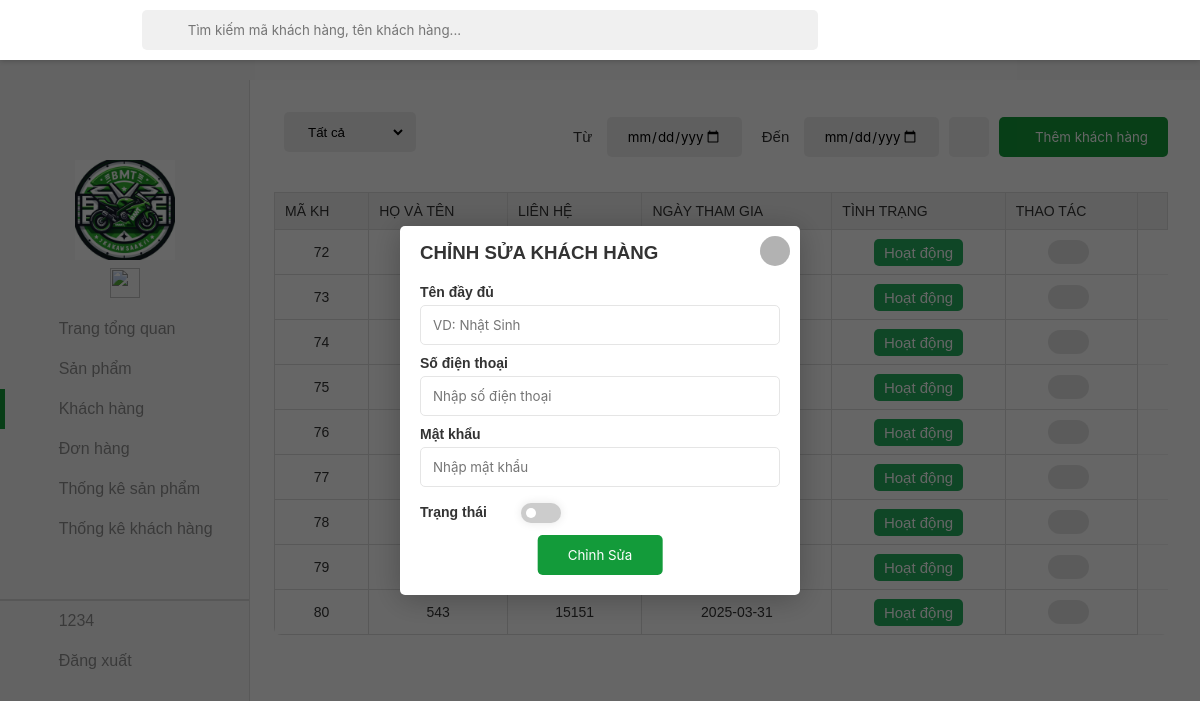
Page /khachhang/changekhachhang.php (signed in) on the committed database.
### tables this page shows
CREATE TABLE `customer` (
  `id` int(20) NOT NULL,
  `name` varchar(20) NOT NULL,
  `contact` varchar(11) NOT NULL,
  `joindate` date NOT NULL,
  `status` int(255) NOT NULL,
  `password` varchar(255) NOT NULL,
  `email` varchar(255) NOT NULL,
  `address` varchar(255) NOT NULL,
  `role` varchar(255) NOT NULL
);

### khachhang/changekhachhang.php (the view, shortened to what this page needs)
<?php
$servername = "localhost";
$username = "root";
$password = "";
$dbname = "admindoan";
$conn = new mysqli($servername, $username, $password, $dbname);
$product = null;
?>
<!DOCTYPE php>
<php lang="en">
    <head>
        <link rel="stylesheet" href="../assets/css/admin.css">
        <link href="../assets/font/font-awesome-pro-v6-6.2.0/css/all.min.css" rel="stylesheet" type="text/css" />
        <link rel="stylesheet" href="../assets/css/admin-responsive.css">
    </head>
    <body>
        <header class="header">
            <button class="menu-icon-btn">
                <div class="menu-icon">
                    <i class="fa-regular fa-bars"></i>
                </div>
            </button>
        </header>
        <div class="container">
            <aside class="sidebar open">
                <div class="top-sidebar">
                    <a href="#" class="channel-logo"><img src="../image/logo.png" alt="Channel Logo"></a>
                    <div class="hidden-sidebar your-channel"><img src=""
                            style="height: 30px;" alt="">
                    </div>
                </div>
                <div class="middle-sidebar">
                    <ul class="sidebar-list">
                        <li class="sidebar-list-item tab-content ">
                            <a href="../admin.php" class="sidebar-link">
                                <div class="sidebar-icon"><i class="fa-light fa-house"></i></div>
                                <div class="hidden-sidebar">Trang tổng quan</div>
                            </a>
                        </li>
                        <li class="sidebar-list-item tab-content">
                            <a href="../sanpham/sanpham.php" class="sidebar-link">
                                <div class="sidebar-icon"><i class="fa-thin fa-motorcycle"></i></div>
                                <div class="hidden-sidebar">Sản phẩm</div>
                            </a>
                        </li>
                        <li class="sidebar-list-item tab-content active">
                            <a href="../khachhang/khachhang.php" class="sidebar-link">
                                <div class="sidebar-icon"><i class="fa-light fa-users"></i></div>
                                <div class="hidden-sidebar">Khách hàng</div>
                            </a>
                        </li>
                        <li class="sidebar-list-item tab-content">
                            <a href="../donhang/donhang.php" class="sidebar-link">
                                <div class="sidebar-icon"><i class="fa-light fa-basket-shopping"></i></div>
                                <div class="hidden-sidebar">Đơn hàng</div>
                            </a>
                        </li>
                        <li class="sidebar-list-item tab-content">
                            <a href="../thongkesp/thongke.php" class="sidebar-link">
                                <div class="sidebar-icon"><i class="fa-light fa-chart-simple"></i></div>
                                <div class="hidden-sidebar">Thống kê sản phẩm</div>
                            </a>
                        </li>
                        <li class="sidebar-list-item tab-content">
                            <a href=".../thongkekh/thongkekh.php" class="sidebar-link">
                                <div class="sidebar-icon"><i class="fa-light fa-chart-simple"></i></div>
                                <div class="hidden-sidebar">Thống kê khách hàng</div>
                            </a>
                        </li>
                        <li class="sidebar-list-item user-logout" style="border-top: 2px solid rgba(0,0,0,0.12);">
                        <a href="#" class="sidebar-link">
                            <div class="sidebar-icon"><i class="fa-light fa-circle-user"></i></div>
                            <div class="hidden-sidebar" id="name-acc">
                                <?php echo $_SESSION['username']; ?>
                            </div>
                        </a>
                    </li>
                    <li class="sidebar-list-item user-logout">
                        <a href="../index.php" class="sidebar-link">
                            <div class="sidebar-icon"><i class="fa-light fa-arrow-right-from-bracket"></i></div>
                            <div class="hidden-sidebar" id="logoutacc">Đăng xuất</div>
                        </a>
                    </li>
                    </ul>
                </div>
            </aside>
            <main class="content">
                <div class="section">
                    <div class="admin-control">
                        <div class="admin-control-left">
                            <select name="tinh-trang-user" id="tinh-trang-user">
                                <option value="2">Tất cả</option>
                            </select>
                        </div>
                        <div class="admin-control-center">
                            <form action="" class="form-search">
                                <span class="search-btn"><i class="fa-light fa-magnifying-glass"></i></span>
                                <input id="form-search-user" type="text" class="form-search-input"
                                    placeholder="Tìm kiếm mã khách hàng, tên khách hàng...">
                            </form>
                        </div>
                        <div class="admin-control-right">
                            <form action="" class="fillter-date">
                                <div>
                                    <label for="time-start">Từ</label>
                                    <input type="date" class="form-control-date" id="time-start-user" value="" >
                                </div>
                                <div>
                                    <label for="time-end">Đến</label>
                                    <input type="date" class="form-control-date" id="time-end-user" value="">
                                </div>
                            </form>
                            <button class="btn-reset-order"><i
                                    class="fa-light fa-arrow-rotate-right"></i></button>
                            <a href="newkhachhang.php"><button id="btn-add-user" class="btn-control-large"><i
                                        class="fa-light fa-plus"></i> <span>Thêm khách hàng</span></button></a>
                        </div>
                    </div>
                    <div class="table">
                        <table width="100%">
                            <thead>
                                <tr>
                                    <td>MÃ KH</td>
                                    <td>Họ và tên</td>
                                    <td>Liên hệ</td>
                                    <td>Ngày tham gia</td>
                                    <td>Tình trạng</td>
                                    <td>Thao tác</td>
                                    <td></td>
                                </tr>
                            </thead>
                            <tbody id="show-user">
                                <?php
                                $sql = "SELECT id, name, contact, joindate, status FROM customer";
                                $result = $conn->query($sql);
                                if ($result->num_rows > 0) {
                                    while ($row = $result->fetch_assoc()) {
                                        echo "<tr>";
                                        echo "<td>" . $row["id"] . "</td>";
                                        echo "<td>" . $row["name"] . "</td>";
                                        echo "<td>" . $row["contact"] . "</td>";
                                        echo "<td>" . $row["joindate"] . "</td>";
                                        echo "<td><span class='status-" . ($row["status"] == 1 ? "complete" : "no-complete") . "'>" . ($row["status"] == 1 ? "Hoạt động" : "Bị khóa") . "</span></td>";
                                        echo "<td class='control control-table'>";
                                        echo "<a href='/changekhachhang.php?id=" . $row["id"] . "'><button class='btn-edit' id='edit-account'  >";
                                        echo "<i class='fa-light fa-pen-to-square'></i></button></a>";
                                        echo "</td>";
                                        echo "</tr>";
                                    }
                                }
                                ?>
                            </tbody>
                        </table>
                    </div>
                </div>
            </main>
        </div>
        <div class="modal signup open">
            <div class="modal-container">
                <h3 class="modal-container-title add-account-e">CHỈNH SỬA KHÁCH HÀNG</h3>
                <a href="khachhang.php"><button class="modal-close"><i class="fa-regular fa-xmark"></i></button></a>
                <div class="form-content sign-up">
                    <form action="" method="POST" class="signup-form">
                        <div class="form-group">
                            <label for="fullname" class="form-label">Tên đầy đủ</label>
                            <input id="fullname" name="fullname" type="text" placeholder="VD: Nhật Sinh" maxlength="20"
                                class="form-control" value="<?php echo htmlspecialchars($product['name']); ?>">
                        </div>
                        <div class="form-group">
                            <label for="phone" class="form-label">Số điện thoại</label>
                            <input id="phone" name="phone" type="text" placeholder="Nhập số điện thoại" maxlength="11"
                                class="form-control" value="<?php echo htmlspecialchars($product['contact']); ?>">
                        </div>
                        <div class="form-group">
                            <label for="password" class="form-label">Mật khẩu</label>
                            <input id="password" name="password" type="text" placeholder="Nhập mật khẩu" maxlength="20"
                                class="form-control" value="<?php echo htmlspecialchars($product['password']); ?>">
                        </div>
                        <div class="form-group edit-account-e">
                            <label for="user-status" class="form-label">Trạng thái</label>
                            <label for="user-status" class="switch"></label>
                        </div>
                        <button class="form-submit add-account-e" id="change-signup-button">Chỉnh Sửa</button>
                    </form>
                </div>
            </div>
        </div>
    </body>
</php>

### assets/css/admin-responsive.css (style rules this page uses)
@media only screen and (max-width: 1200px) { .admin-control-center { margin: 1rem -1rem; width: 25rem; } }
@media only screen and (max-width: 1200px) { select { margin-bottom: 10px; } }
@media only screen and (max-width: 1200px) { #tinh-trang,.form-control-date { width: 135px; } }
@media only screen and (max-width: 1200px) { .status-no-complete,.status-complete { display: inline; white-space: nowrap; } }
@media only screen and (max-width: 1200px) { .btn-reset-order { height: 40px; margin-top: 0px; } }
@media only screen and (max-width: 1200px) { .header { z-index: 100; display: flex; } }
@media only screen and (max-width: 1200px) { .form-search { position: fixed; left: 60px; top: 10px; width: 70%; z-index: 101; } }
@media only screen and (max-width: 1200px) { .sidebar { height: calc(100vh - var(--header-height)); top: var(--header-height); } }

### rows in the picture
customer: id "72", status "Hoạt động"
customer: id "73", status "Hoạt động"
customer: id "74", status "Hoạt động"
customer: id "75", status "Hoạt động"
customer: id "76", status "Hoạt động"
customer: id "77", status "Hoạt động"
customer: id "78", status "Hoạt động"
customer: id "79", status "Hoạt động"
customer: id "80", name "543", contact "15151", joindate "2025-03-31", status "Hoạt động"

### other values in the picture
$_SESSION['username'] "1234"
